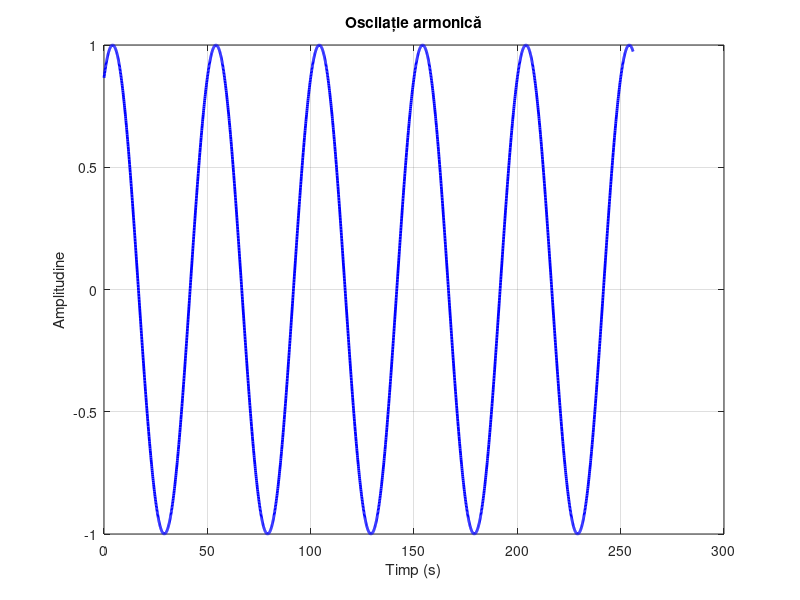

Write MATLAB code to recreate this figure.
% Definirea parametrilor oscilației armonice
amplitudine = 1; % Amplitudinea unitate
perioada = 50; % Perioada T = 50 sec
faza_initiala = pi/3; % Faza inițială 𝜋/3

% Definirea intervalului de timp
t = 0:0.1:256; % De la 0 la 256 secunde cu un pas de 0.1 secunde

% Calculul oscilației armonice
oscilatie_armonica = amplitudine * sin(2*pi*(1/perioada)*t + faza_initiala);

% Afișarea oscilației armonice
plot(t, oscilatie_armonica, 'b', 'LineWidth', 2);
xlabel('Timp (s)');
ylabel('Amplitudine');
title('Oscilație armonică');
grid on;
